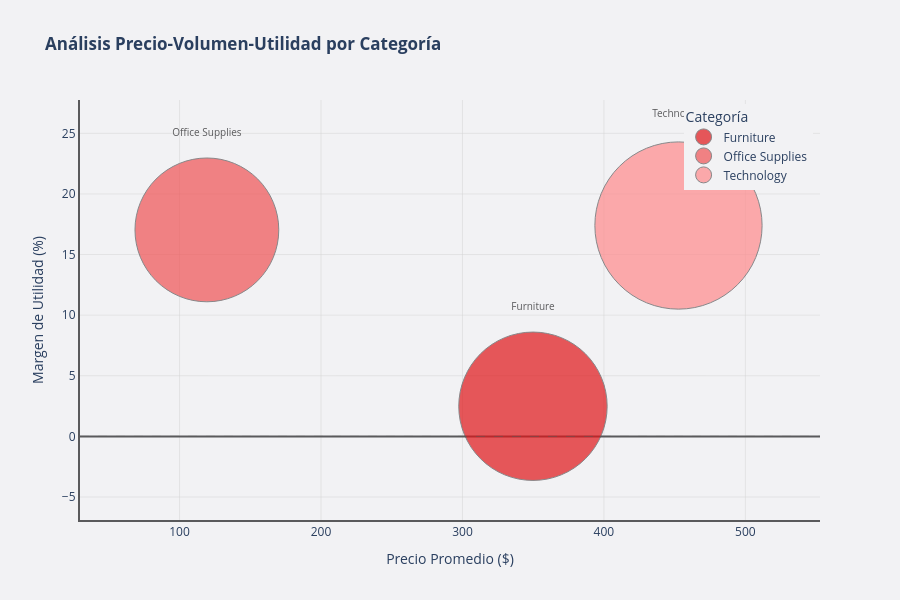

The code cell stored with this chart in its notebook:
### Code cell
#? 7 Gráfico de Burbujas: Precio-Volumen-Utilidad por Categoría
import plotly.graph_objects as go

# Agregación por Category
agg_price_volume = data_cleaned.groupby('Category').agg({
    'Sales': ['sum', 'mean'],
    'Profit': 'sum',
    'Order ID': 'count'
}).reset_index()

agg_price_volume.columns = ['Category', 'Total_Revenue', 'Avg_Price', 'Total_Profit', 'Transaction_Count']
agg_price_volume['Profit_Margin_Pct'] = (agg_price_volume['Total_Profit'] / agg_price_volume['Total_Revenue']) * 100

# Colores por categoría
CATEGORY_COLORS = {
    'Furniture': '#E01518',
    'Office Supplies': '#F05254',
    'Technology': '#FF8A8C'
}

COLOR_BG = '#F2F2F4'
COLOR_LINE = '#5A5A5C'

# Crear figura
fig = go.Figure()

# Agregar scatter plot por categoría
for idx, row in agg_price_volume.iterrows():
    fig.add_trace(go.Scatter(
        x=[row['Avg_Price']],
        y=[row['Profit_Margin_Pct']],
        mode='markers+text',
        marker=dict(
            size=row['Total_Revenue'] / 5000,
            color=CATEGORY_COLORS[row['Category']],
            line=dict(color=COLOR_LINE, width=1),
            opacity=0.7
        ),
        text=row['Category'],
        textposition='top center',
        textfont=dict(size=10, color=COLOR_LINE),
        name=row['Category'],
        showlegend=True,
        hovertemplate=(
            f"<b>{row['Category']}</b><br>"
            f"Precio Promedio: ${row['Avg_Price']:,.2f}<br>"
            f"Margen de Utilidad: {row['Profit_Margin_Pct']:.2f}%<br>"
            f"Ingresos Totales: ${row['Total_Revenue']:,.2f}<br>"
            f"Transacciones: {row['Transaction_Count']}<extra></extra>"
        )
    ))

# Agregar línea de referencia en 0%
fig.add_hline(y=0, line_dash="dash", line_color=COLOR_LINE, line_width=1, opacity=0.5)

# Configurar layout
fig.update_layout(
    title='<b>Análisis Precio-Volumen-Utilidad por Categoría</b>',
    xaxis=dict(
        title='Precio Promedio ($)',
        showline=True,
        linewidth=2,
        linecolor=COLOR_LINE,
        showgrid=True,
        gridcolor='lightgray',
        gridwidth=0.5
    ),
    yaxis=dict(
        title='Margen de Utilidad (%)',
        showline=True,
        linewidth=2,
        linecolor=COLOR_LINE,
        zeroline=True,
        zerolinewidth=2,
        zerolinecolor=COLOR_LINE,
        showgrid=True,
        gridcolor='lightgray',
        gridwidth=0.5
    ),
    plot_bgcolor=COLOR_BG,
    paper_bgcolor=COLOR_BG,
    height=600,
    hovermode='closest',
    showlegend=True,
    legend=dict(
        title='Categoría',
        yanchor='top',
        y=0.99,
        xanchor='right',
        x=0.99
    )
)

fig.show()

### Figure 1 — Plotly figure (JSON) as saved in the notebook; plotly's stock layout.template omitted (floating-point values rounded to 4 significant figures)
{"data": [{"hovertemplate": "<b>Furniture</b><br>Precio Promedio: $349.83<br>Margen de Utilidad: 2.49%<br>Ingresos Totales: $741,999.80<br>Transacciones: 2121<extra></extra>", "marker": {"color": "#E01518", "line": {"color": "#5A5A5C", "width": 1}, "opacity": 0.7, "size": 148.4}, "mode": "markers+text", "name": "Furniture", "showlegend": true, "text": "Furniture", "textfont": {"color": "#5A5A5C", "size": 10}, "textposition": "top center", "x": [349.8], "y": [2.487], "type": "scatter"}, {"hovertemplate": "<b>Office Supplies</b><br>Precio Promedio: $119.32<br>Margen de Utilidad: 17.04%<br>Ingresos Totales: $719,047.03<br>Transacciones: 6026<extra></extra>", "marker": {"color": "#F05254", "line": {"color": "#5A5A5C", "width": 1}, "opacity": 0.7, "size": 143.8}, "mode": "markers+text", "name": "Office Supplies", "showlegend": true, "text": "Office Supplies", "textfont": {"color": "#5A5A5C", "size": 10}, "textposition": "top center", "x": [119.3], "y": [17.04], "type": "scatter"}, {"hovertemplate": "<b>Technology</b><br>Precio Promedio: $452.71<br>Margen de Utilidad: 17.40%<br>Ingresos Totales: $836,154.03<br>Transacciones: 1847<extra></extra>", "marker": {"color": "#FF8A8C", "line": {"color": "#5A5A5C", "width": 1}, "opacity": 0.7, "size": 167.2}, "mode": "markers+text", "name": "Technology", "showlegend": true, "text": "Technology", "textfont": {"color": "#5A5A5C", "size": 10}, "textposition": "top center", "x": [452.7], "y": [17.4], "type": "scatter"}], "layout": {"shapes": [{"line": {"color": "#5A5A5C", "dash": "dash", "width": 1}, "opacity": 0.5, "type": "line", "x0": 0, "x1": 1, "xref": "x domain", "y0": 0, "y1": 0, "yref": "y"}], "xaxis": {"title": {"text": "Precio Promedio ($)"}, "showline": true, "linewidth": 2, "linecolor": "#5A5A5C", "showgrid": true, "gridcolor": "lightgray", "gridwidth": 0.5}, "yaxis": {"title": {"text": "Margen de Utilidad (%)"}, "showline": true, "linewidth": 2, "linecolor": "#5A5A5C", "zeroline": true, "zerolinewidth": 2, "zerolinecolor": "#5A5A5C", "showgrid": true, "gridcolor": "lightgray", "gridwidth": 0.5}, "legend": {"title": {"text": "Categoría"}, "yanchor": "top", "y": 0.99, "xanchor": "right", "x": 0.99}, "title": {"text": "<b>Análisis Precio-Volumen-Utilidad por Categoría</b>"}, "plot_bgcolor": "#F2F2F4", "paper_bgcolor": "#F2F2F4", "height": 600, "hovermode": "closest", "showlegend": true}}
